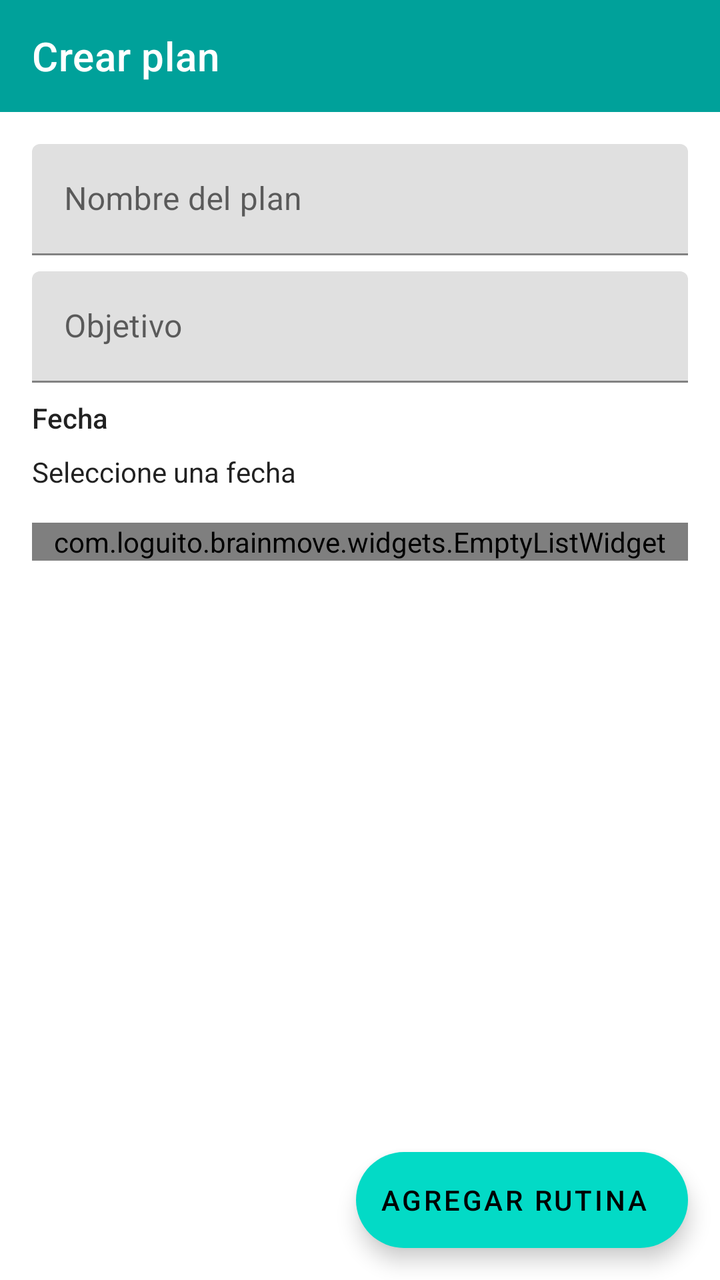
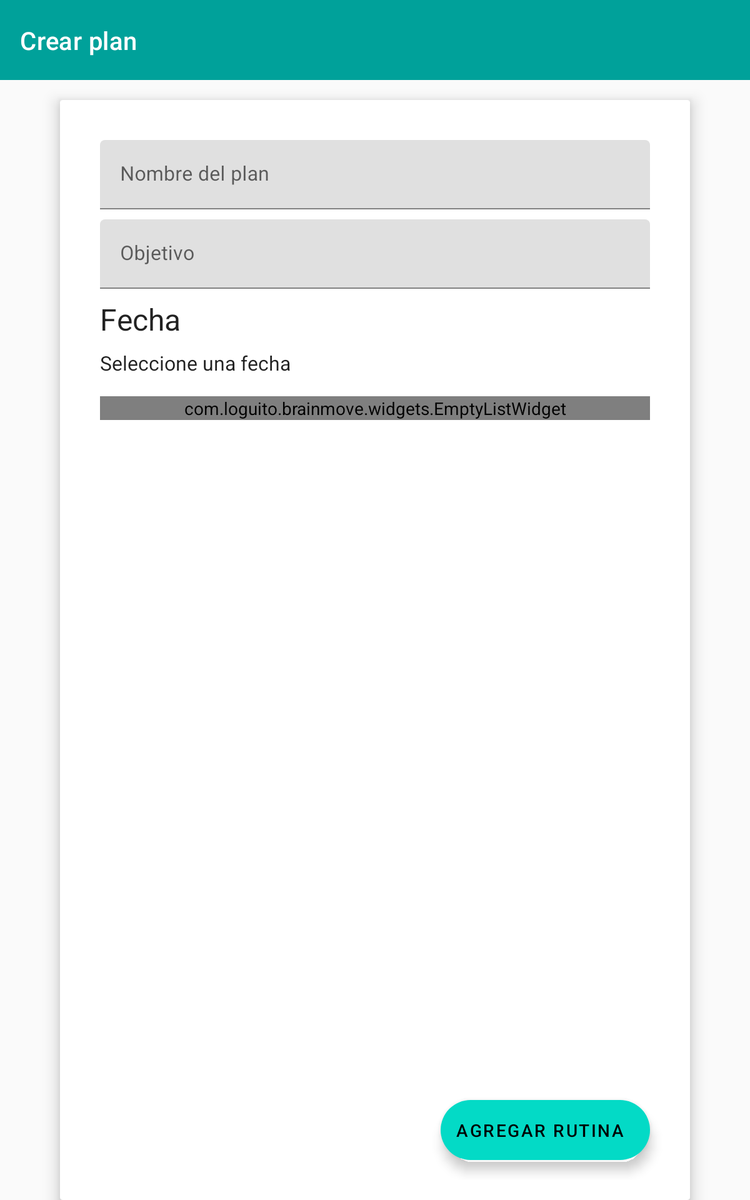

First picture: res/layout/ on a phone held upright. Second picture: the repository's own variant of that layout, on a device whose configuration matches the variant's folder. Source for both follows.
<!-- AndroidManifest.xml: application theme AppTheme -->
<!-- res/layout/fragment_create_plan.xml -->
<?xml version="1.0" encoding="utf-8"?>
<androidx.constraintlayout.widget.ConstraintLayout xmlns:android="http://schemas.android.com/apk/res/android"
    xmlns:app="http://schemas.android.com/apk/res-auto"
    android:layout_width="match_parent"
    android:layout_height="match_parent"
    android:background="@color/white">

    <androidx.appcompat.widget.Toolbar
        android:id="@+id/toolbar"
        android:layout_width="match_parent"
        android:layout_height="wrap_content"
        android:background="?attr/colorPrimary"
        android:minHeight="?attr/actionBarSize"
        android:theme="@style/Widget.Toolbar"
        app:layout_constraintEnd_toEndOf="parent"
        app:layout_constraintStart_toStartOf="parent"
        app:layout_constraintTop_toTopOf="parent"
        app:navigationIcon="@drawable/ic_arrow_back"
        app:title="@string/create_plan_text"
        app:titleTextColor="@color/white" />

    <com.google.android.material.textfield.TextInputLayout
        android:id="@+id/textInputLayout"
        android:layout_width="0dp"
        android:layout_height="wrap_content"
        android:layout_marginStart="16dp"
        android:layout_marginTop="16dp"
        android:layout_marginEnd="16dp"
        android:hint="@string/plan_name_text"
        app:layout_constraintEnd_toEndOf="parent"
        app:layout_constraintStart_toStartOf="parent"
        app:layout_constraintTop_toBottomOf="@+id/toolbar">

        <com.google.android.material.textfield.TextInputEditText
            android:id="@+id/planNameEditText"
            android:layout_width="match_parent"
            android:layout_height="wrap_content"
            android:inputType="text"
            android:maxLines="1"/>
    </com.google.android.material.textfield.TextInputLayout>

    <com.google.android.material.textfield.TextInputLayout
        android:id="@+id/textInputLayout2"
        android:layout_width="0dp"
        android:layout_height="wrap_content"
        android:layout_marginTop="8dp"
        android:hint="@string/plan_goal_text"
        app:layout_constraintEnd_toEndOf="@+id/textInputLayout"
        app:layout_constraintStart_toStartOf="@+id/textInputLayout"
        app:layout_constraintTop_toBottomOf="@+id/textInputLayout">

        <com.google.android.material.textfield.TextInputEditText
            android:id="@+id/planGoalEditText"
            android:layout_width="match_parent"
            android:layout_height="wrap_content"
            android:inputType="text"
            android:maxLines="1"
            android:imeOptions="actionDone"/>
    </com.google.android.material.textfield.TextInputLayout>

    <LinearLayout
        android:id="@+id/dateContainer"
        android:layout_width="0dp"
        android:layout_height="wrap_content"
        android:layout_marginTop="8dp"
        android:orientation="vertical"
        app:layout_constraintEnd_toEndOf="@+id/textInputLayout2"
        app:layout_constraintStart_toStartOf="@+id/textInputLayout2"
        app:layout_constraintTop_toBottomOf="@+id/textInputLayout2">

        <TextView
            android:id="@+id/dateLabelTextView"
            android:layout_width="match_parent"
            android:layout_height="wrap_content"
            android:text="@string/date_text"
            android:textAppearance="@style/TextAppearance.AppCompat.Body2" />

        <TextView
            android:id="@+id/dateValueTextView"
            android:layout_width="match_parent"
            android:layout_height="wrap_content"
            android:layout_marginTop="8dp"
            android:textAppearance="@style/TextAppearance.AppCompat.Body1"
            android:text="@string/select_date_text" />
    </LinearLayout>

    <com.loguito.brainmove.widgets.EmptyListWidget
        android:id="@+id/routinesEmptyListWidget"
        android:layout_width="0dp"
        android:layout_height="wrap_content"
        android:layout_marginStart="16dp"
        android:layout_marginTop="16dp"
        android:layout_marginEnd="16dp"
        app:layout_constraintBottom_toBottomOf="parent"
        app:layout_constraintEnd_toEndOf="parent"
        app:layout_constraintStart_toStartOf="parent"
        app:description="@string/no_routines_text"
        app:layout_constraintTop_toBottomOf="@+id/dateContainer"
        app:layout_constraintVertical_bias="0.0" />

    <androidx.recyclerview.widget.RecyclerView
        android:id="@+id/routinesRecyclerView"
        android:layout_width="0dp"
        android:layout_height="0dp"
        android:layout_marginStart="16dp"
        android:layout_marginTop="16dp"
        android:layout_marginEnd="16dp"
        android:visibility="gone"
        app:layout_constraintBottom_toBottomOf="parent"
        app:layout_constraintEnd_toEndOf="parent"
        app:layout_constraintStart_toStartOf="parent"
        app:layout_constraintTop_toBottomOf="@+id/dateContainer" />

    <com.google.android.material.floatingactionbutton.ExtendedFloatingActionButton
        android:id="@+id/addRoutineButton"
        android:layout_width="wrap_content"
        android:layout_height="wrap_content"
        android:layout_gravity="bottom|end"
        android:layout_margin="16dp"
        android:text="@string/add_routine_text"
        app:icon="@drawable/ic_add_black_24dp"
        app:layout_constraintBottom_toBottomOf="parent"
        app:layout_constraintEnd_toEndOf="parent" />
</androidx.constraintlayout.widget.ConstraintLayout>
<!-- resources referenced by this layout -->
<resources>
  <color name="white">#FFFFFF</color>
  <string name="add_routine_text">Agregar rutina</string>
  <string name="create_plan_text">Crear plan</string>
  <string name="date_text">Fecha</string>
  <string name="no_routines_text">No has agregado ninguna rutina aún. Presiona \"Agregar rutina\" para empezar.</string>
  <string name="plan_goal_text">Objetivo</string>
  <string name="plan_name_text">Nombre del plan</string>
  <string name="select_date_text">Seleccione una fecha</string>
  <style name="Widget.Toolbar" parent="ThemeOverlay.AppCompat.Light">
          <item name="actionMenuTextColor">@color/white</item>
      </style>
  <style name="AppTheme" parent="Theme.MaterialComponents.Light.NoActionBar">
          
          <item name="colorPrimary">@color/colorPrimary</item>
          <item name="colorPrimaryDark">@color/colorPrimaryDark</item>
          <item name="colorAccent">@color/colorAccent</item>
      </style>
  <color name="colorPrimary">#00A19A</color>
  <color name="colorPrimaryDark">#FF00796B</color>
  <color name="colorAccent">#F39200</color>
</resources>
<!-- res/layout-sw600dp/fragment_create_plan.xml (the author's variant of the layout above) -->
<!-- drawn on a 7-inch tablet held upright -->
<?xml version="1.0" encoding="utf-8"?>
<androidx.constraintlayout.widget.ConstraintLayout xmlns:android="http://schemas.android.com/apk/res/android"
    xmlns:app="http://schemas.android.com/apk/res-auto"
    android:layout_width="match_parent"
    android:layout_height="match_parent"
    android:background="@color/backgroundGray">

    <androidx.appcompat.widget.Toolbar
        android:id="@+id/toolbar"
        android:layout_width="match_parent"
        android:layout_height="wrap_content"
        android:background="?attr/colorPrimary"
        android:minHeight="?attr/actionBarSize"
        android:theme="@style/Widget.Toolbar"
        app:layout_constraintEnd_toEndOf="parent"
        app:layout_constraintStart_toStartOf="parent"
        app:layout_constraintTop_toTopOf="parent"
        app:navigationIcon="@drawable/ic_arrow_back"
        app:title="@string/create_plan_text"
        app:titleTextColor="@color/white" />

    <androidx.cardview.widget.CardView
        android:layout_width="0dp"
        android:layout_height="0dp"
        android:layout_marginStart="48dp"
        android:layout_marginTop="16dp"
        android:layout_marginEnd="48dp"
        app:cardElevation="8dp"
        app:contentPadding="16dp"
        app:layout_constraintBottom_toBottomOf="parent"
        app:layout_constraintEnd_toEndOf="parent"
        app:layout_constraintStart_toStartOf="parent"
        app:layout_constraintTop_toBottomOf="@+id/toolbar">

        <androidx.constraintlayout.widget.ConstraintLayout
            android:layout_width="match_parent"
            android:layout_height="match_parent">

            <com.google.android.material.textfield.TextInputLayout
                android:id="@+id/textInputLayout"
                android:layout_width="0dp"
                android:layout_height="wrap_content"
                android:layout_marginStart="16dp"
                android:layout_marginTop="16dp"
                android:layout_marginEnd="16dp"
                android:hint="@string/plan_name_text"
                app:layout_constraintEnd_toEndOf="parent"
                app:layout_constraintStart_toStartOf="parent"
                app:layout_constraintTop_toTopOf="parent">

                <com.google.android.material.textfield.TextInputEditText
                    android:id="@+id/planNameEditText"
                    android:layout_width="match_parent"
                    android:layout_height="wrap_content"
                    android:inputType="text"
                    android:maxLines="1" />
            </com.google.android.material.textfield.TextInputLayout>

            <com.google.android.material.textfield.TextInputLayout
                android:id="@+id/textInputLayout2"
                android:layout_width="0dp"
                android:layout_height="wrap_content"
                android:layout_marginTop="8dp"
                android:hint="@string/plan_goal_text"
                app:layout_constraintEnd_toEndOf="@+id/textInputLayout"
                app:layout_constraintStart_toStartOf="@+id/textInputLayout"
                app:layout_constraintTop_toBottomOf="@+id/textInputLayout">

                <com.google.android.material.textfield.TextInputEditText
                    android:id="@+id/planGoalEditText"
                    android:layout_width="match_parent"
                    android:layout_height="wrap_content"
                    android:imeOptions="actionDone"
                    android:inputType="text"
                    android:maxLines="1" />
            </com.google.android.material.textfield.TextInputLayout>

            <LinearLayout
                android:id="@+id/dateContainer"
                android:layout_width="0dp"
                android:layout_height="wrap_content"
                android:layout_marginTop="8dp"
                android:orientation="vertical"
                app:layout_constraintEnd_toEndOf="@+id/textInputLayout2"
                app:layout_constraintStart_toStartOf="@+id/textInputLayout2"
                app:layout_constraintTop_toBottomOf="@+id/textInputLayout2">

                <TextView
                    android:id="@+id/dateLabelTextView"
                    android:layout_width="match_parent"
                    android:layout_height="wrap_content"
                    android:text="@string/date_text"
                    android:textAppearance="@style/TextAppearance.AppCompat.Headline" />

                <TextView
                    android:id="@+id/dateValueTextView"
                    android:layout_width="match_parent"
                    android:layout_height="wrap_content"
                    android:layout_marginTop="8dp"
                    android:text="@string/select_date_text"
                    android:textAppearance="@style/TextAppearance.AppCompat.Subhead" />
            </LinearLayout>

            <com.loguito.brainmove.widgets.EmptyListWidget
                android:id="@+id/routinesEmptyListWidget"
                android:layout_width="0dp"
                android:layout_height="wrap_content"
                android:layout_marginStart="16dp"
                android:layout_marginTop="16dp"
                android:layout_marginEnd="16dp"
                app:description="@string/no_routines_text"
                app:layout_constraintBottom_toBottomOf="parent"
                app:layout_constraintEnd_toEndOf="parent"
                app:layout_constraintStart_toStartOf="parent"
                app:layout_constraintTop_toBottomOf="@+id/dateContainer"
                app:layout_constraintVertical_bias="0.0" />

            <androidx.recyclerview.widget.RecyclerView
                android:id="@+id/routinesRecyclerView"
                android:layout_width="0dp"
                android:layout_height="0dp"
                android:layout_marginStart="16dp"
                android:layout_marginTop="16dp"
                android:layout_marginEnd="16dp"
                android:visibility="gone"
                app:layout_constraintBottom_toBottomOf="parent"
                app:layout_constraintEnd_toEndOf="parent"
                app:layout_constraintStart_toStartOf="parent"
                app:layout_constraintTop_toBottomOf="@+id/dateContainer" />

            <com.google.android.material.floatingactionbutton.ExtendedFloatingActionButton
                android:id="@+id/addRoutineButton"
                android:layout_width="wrap_content"
                android:layout_height="wrap_content"
                android:layout_gravity="bottom|end"
                android:layout_margin="16dp"
                android:text="@string/add_routine_text"
                app:icon="@drawable/ic_add_black_24dp"
                app:layout_constraintBottom_toBottomOf="parent"
                app:layout_constraintEnd_toEndOf="parent" />
        </androidx.constraintlayout.widget.ConstraintLayout>
    </androidx.cardview.widget.CardView>
</androidx.constraintlayout.widget.ConstraintLayout>
<!-- resources referenced by the variant -->
<!-- as a 7-inch tablet held upright resolves them -->
<resources>
  <color name="backgroundGray">#FAFAFA</color>
  <color name="white">#FFFFFF</color>
  <string name="add_routine_text">Agregar rutina</string>
  <string name="create_plan_text">Crear plan</string>
  <string name="date_text">Fecha</string>
  <string name="no_routines_text">No has agregado ninguna rutina aún. Presiona \"Agregar rutina\" para empezar.</string>
  <string name="plan_goal_text">Objetivo</string>
  <string name="plan_name_text">Nombre del plan</string>
  <string name="select_date_text">Seleccione una fecha</string>
  <style name="Widget.Toolbar" parent="ThemeOverlay.AppCompat.Light">
          <item name="actionMenuTextColor">@color/white</item>
      </style>
  <style name="AppTheme" parent="Theme.MaterialComponents.Light.NoActionBar">
          
          <item name="colorPrimary">@color/colorPrimary</item>
          <item name="colorPrimaryDark">@color/colorPrimaryDark</item>
          <item name="colorAccent">@color/colorAccent</item>
      </style>
  <color name="colorPrimary">#00A19A</color>
  <color name="colorPrimaryDark">#FF00796B</color>
  <color name="colorAccent">#F39200</color>
</resources>
